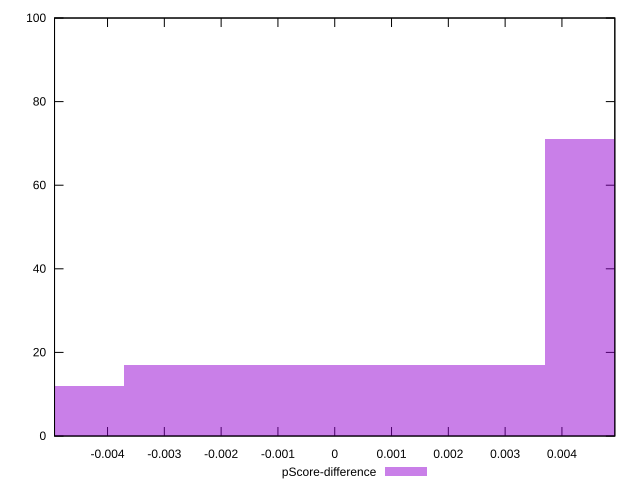

gnuplot code for this plot:
reset

$pScoreDifference <<EOF
-0.007416314551461319 12
0.007416314551461319 71
0 17
EOF

set key outside below
set boxwidth 0.007416314551461319
set xrange [-0.004933098479833697:0.0049312069247494095]
set yrange [0:100]
set trange [0:100]
set style fill transparent solid 0.5 noborder
set terminal svg size 640, 490 enhanced background rgb 'white'
set output "reports/report_00028_2021-02-24T12-49-42.674Z/uses-long-cache-ttl/samples/card/pScore-difference/histogram.svg"

plot $pScoreDifference title "pScore-difference" with boxes

reset
